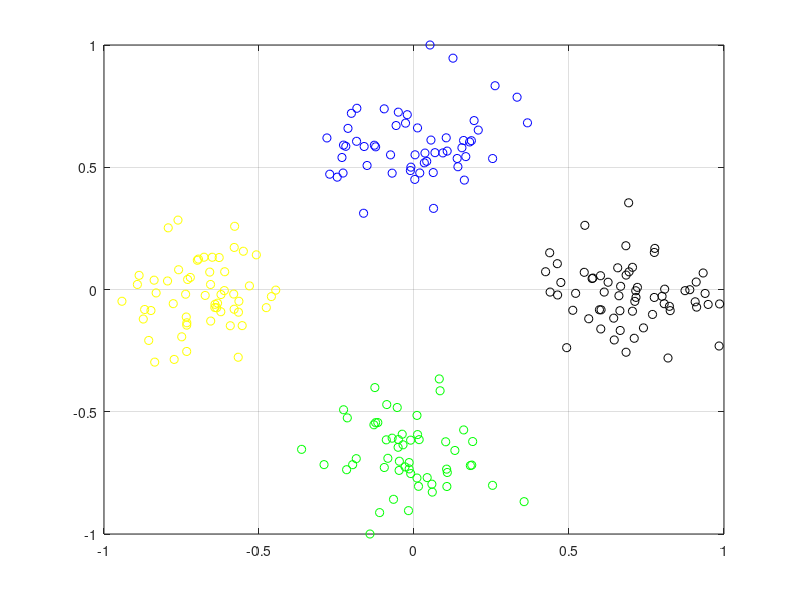

Source code (MATLAB):
clear
close all
clc

%% Multi-Class classification
nc = 80;                                % number of samples per class
c = 4;                                  % number of classes
r = 5;                                  % radius
X = [];
Y = [];

% We create the training set: a circle of radius r
for i = 1:c
    theta = i * (2 * pi / c);
    X = [X; randn(nc, 1) + r*cos(theta), randn(nc, 1) + r*sin(theta)];
    Y = [Y; i*ones(nc, 1)];
end
[n, d] = size(X);                       % total number of samples and dimension

%Normalization
for i = 1:d
   mi = min(X(:,i));
   ma = max(X(:,i));
   diff = ma - mi;
   X(:,i) = 2 * (X(:,i) - mi) / diff - 1;
end

%% Implementation of all vs all learning phase
nl = round(.7 * n);                     % learning set dimension = 70% of total data
nv = n - nl;                            % validation set dimension = the remaining data

err = zeros(30, 1);                     % error vector (every value is for a different value of lambda)
for k = 1:30
    i = randperm(n);                    % vector of random data indexes
    il = sort(i(1:nl));                 % vector of learning data indexes
    iv = sort(i(nl+1:end));             % vector of validation data indexes
    j = 0;                              % index for the error vector
    
    % Definition of learning and validation sets
    XL = X(il,:);
    YL = Y(il);
    XV = X(iv,:);
    YV = Y(iv);
    
    for lambda = logspace(-4,3,30)          % regularization term
        W = [];
        % All the classes must compete against all the others, so two nested loops
        for i1 = 1:c
           for i2 = i1+1:c
               cp = YL == i1;                % class plus
               cm = YL == i2;                % class minus
               all = cp | cm;               % all the points, labelled as +1 or -1
               Ytmp = cp*1 + cm*(-1);           
               W = [W, (XL(all,:)'*XL(all,:) + lambda*eye(d))\(XL(all,:)'*Ytmp(all))];
           end
        end

        % Classification phase
        YS = zeros(nv, c * (c-1) / 2);          % vector of predicted labels
        i3 = 0;                                 % tells which model i'm using in a particular iteration
        for i1 = 1:c
           for i2 = i1+1:c
              i3 = i3 + 1;
              YS(:, i3) = XV * W(:, i3);
              % I go back to the original class (1,..,7)
              YS(:, i3) = (YS(:, i3) >= 0)*i1 + (YS(:, i3) < 0)*i2;
           end
        end
        YS = mode(YS, 2);                       % i take the most frequent results, row-wise
    end
end

% Plotting the learning set
colors = 'bygkcmr';
figure, box on, grid on, hold on
for i = 1:c
   plot(XL(YL==i,1), XL(YL==i,2), ['o', colors(i)]); 
end











